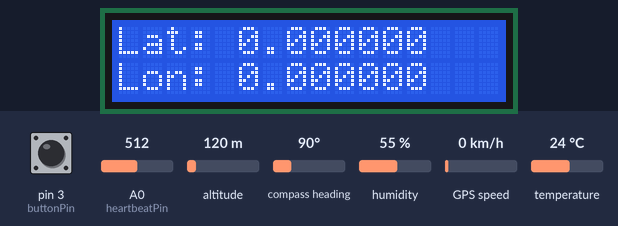
Recording of a sketch running on a simulated Arduino Uno, built with avr-gcc and run on an emulated ATmega328P. Parts: 16×2 character LCD. Inputs (shaded band) come from the test bench; at power-on: pin 3 (buttonPin) HIGH, A0 (heartbeatPin) = 512, altitude 120 m, compass heading 90°, humidity 55 %, GPS speed 0 km/h, temperature 24 °C. The GPS gets a fix after 3 s at 37.7749, -122.4194 with 8 satellites; what the sketch prints to the serial monitor is not drawn.

Above: at 0.2 s.
At 5.5 s:
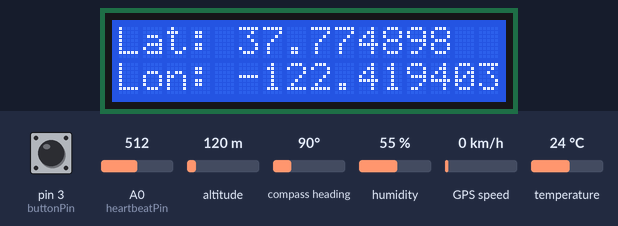

Measured:
- what the display in image 0 shows lasts 5.2 s, from 0.2 s to 5.4 s

The sketch:

transmitter.ino
```cpp
#include <Wire.h>
#include <LiquidCrystal_I2C.h>
#include <DHT.h>
#include <SoftwareSerial.h>
#include <TinyGPS.h>

SoftwareSerial hc12(10, 11); // HC-12 RX, TX
SoftwareSerial gpsSerial(4, 5); // GPS RX, TX

#define DHTPIN 2          // Digital pin connected to the DHT sensor
#define DHTTYPE DHT11     // DHT 11

DHT dht(DHTPIN, DHTTYPE);

LiquidCrystal_I2C lcd(0x27, 16, 2); // Set the LCD address to 0x27 for a 16 chars and 2 line display

int heartbeatPin = A0; // Analog pin connected to the HW827 heart rate sensor
const int buttonPin = 3; // Pin connected to the pushbutton

int buttonState = 0;

// GPS setup
TinyGPS gps;
long latitude, longitude;
float flat, flon;

void setup() {
  Serial.begin(9600);   // Initialize serial communication
  lcd.init();           // Initialize the LCD
  lcd.backlight();      // Turn on the backlight
  hc12.begin(9600);     // Initialize HC-12 communication
  gpsSerial.begin(9600); // Initialize GPS communication
  pinMode(buttonPin, INPUT_PULLUP); // Setup button
  dht.begin();          // Initialize DHT sensor
}

void loop() {
  // Read heart rate data
  int heartbeatValue = analogRead(heartbeatPin);
  int heartRate = map(heartbeatValue, 0, 1023, 0, 200); // Assuming sensor outputs values between 0 and 1023
  buttonState = digitalRead(buttonPin);

  // Read temperature data
  float temperature = dht.readTemperature();
  float temperatureF = (temperature * 9.0 / 5.0) + 32.0; // Fahrenheit conversion

  // Read GPS data
  while (gpsSerial.available()) {
    char c = gpsSerial.read();
    if (gps.encode(c)) {
      gps.f_get_position(&flat, &flon);
    }
  }

  // Display data on LCD
  lcd.clear();
  lcd.setCursor(0, 0);
  lcd.print("HR: ");
  lcd.print(heartRate); // Subtracting 20 as in the original code
  lcd.print(" bpm");

  lcd.setCursor(0, 1);
  lcd.print("Temp: ");
  lcd.print(temperatureF);
  lcd.print(" F");

  // Print GPS data to LCD if valid
  if (flat != TinyGPS::GPS_INVALID_F_ANGLE && flon != TinyGPS::GPS_INVALID_F_ANGLE) {
    lcd.clear();
    lcd.setCursor(0, 0);
    lcd.print("Lat: ");
    lcd.print(flat, 6);

    lcd.setCursor(0, 1);
    lcd.print("Lon: ");
    lcd.print(flon, 6);
  }

  // Print data to serial monitor
  Serial.print("Heart Rate: ");
  Serial.print(heartRate);
  Serial.print(" bpm, Temperature: ");
  Serial.print(temperatureF);
  Serial.print(" F, Latitude: ");
  Serial.print(flat, 6);
  Serial.print(", Longitude: ");
  Serial.println(flon, 6);

  // Transmit data via HC-12 if button is pressed
  if (buttonState == LOW) {
    hc12.print("Heart Rate: ");
    hc12.print(heartRate);
    hc12.print(" bpm, Temp: ");
    hc12.print(temperatureF);
    hc12.print(" F, Lat: ");
    hc12.print(flat, 6);
    hc12.print(", Lon: ");
    hc12.println(flon, 6);
  }

  // Check if heart rate is above 110
  if (heartRate > 110) {
    hc12.print("Heart Rate: ");
    hc12.print(heartRate);
    hc12.print(" bpm, Temp: ");
    hc12.print(temperatureF);
    hc12.print(" F, Lat: ");
    hc12.print(flat, 6);
    hc12.print(", Lon: ");
    hc12.println(flon, 6);
  }

  // Check if temperature is above 101 Fahrenheit
  if (temperatureF > 101) {
    hc12.print("Heart Rate: ");
    hc12.print(heartRate);
    hc12.print(" bpm, Temp: ");
    hc12.print(temperatureF);
    hc12.print(" F, Lat: ");
    hc12.print(flat, 6);
    hc12.print(", Lon: ");
    hc12.println(flon, 6);
  }

  delay(2500); // Delay for readability
}
```
